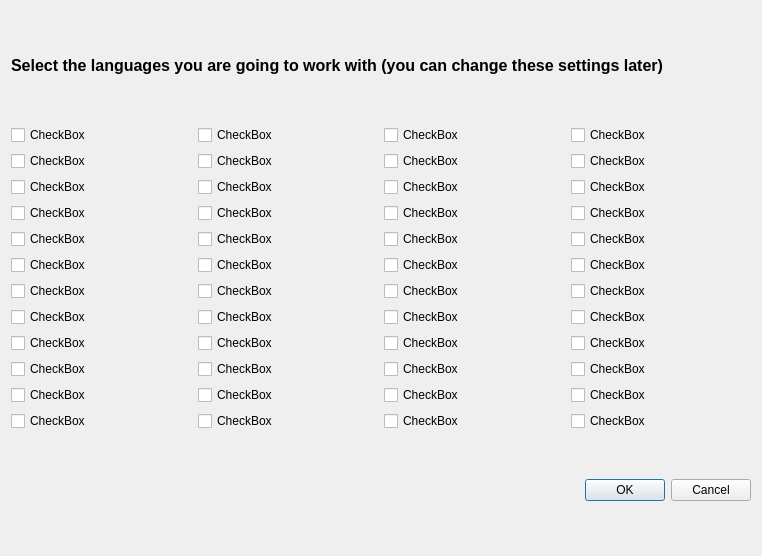
<?xml version="1.0" encoding="UTF-8"?>
<ui version="4.0">
 <class>LangSelectDialog</class>
 <widget class="QDialog" name="LangSelectDialog">
  <property name="geometry">
   <rect>
    <x>0</x>
    <y>0</y>
    <width>762</width>
    <height>556</height>
   </rect>
  </property>
  <property name="windowTitle">
   <string>YAGF Languages Setup</string>
  </property>
  <property name="windowOpacity">
   <double>0.900000000000000</double>
  </property>
  <property name="styleSheet">
   <string notr="true">background-image: url(:/images/earth.png);</string>
  </property>
  <layout class="QVBoxLayout" name="verticalLayout">
   <item>
    <widget class="QLabel" name="label">
     <property name="maximumSize">
      <size>
       <width>800</width>
       <height>24</height>
      </size>
     </property>
     <property name="font">
      <font>
       <pointsize>12</pointsize>
       <weight>75</weight>
       <bold>true</bold>
      </font>
     </property>
     <property name="text">
      <string>Select the languages you are going to work with (you can change these settings later)</string>
     </property>
    </widget>
   </item>
   <item>
    <layout class="QGridLayout" name="gridLayout">
     <item row="2" column="0">
      <widget class="QCheckBox" name="checkBox">
       <property name="maximumSize">
        <size>
         <width>200</width>
         <height>16777215</height>
        </size>
       </property>
       <property name="autoFillBackground">
        <bool>false</bool>
       </property>
       <property name="text">
        <string>CheckBox</string>
       </property>
      </widget>
     </item>
     <item row="5" column="0">
      <widget class="QCheckBox" name="checkBox_4">
       <property name="text">
        <string>CheckBox</string>
       </property>
      </widget>
     </item>
     <item row="6" column="0">
      <widget class="QCheckBox" name="checkBox_5">
       <property name="text">
        <string>CheckBox</string>
       </property>
      </widget>
     </item>
     <item row="8" column="0">
      <widget class="QCheckBox" name="checkBox_7">
       <property name="text">
        <string>CheckBox</string>
       </property>
      </widget>
     </item>
     <item row="11" column="0">
      <widget class="QCheckBox" name="checkBox_10">
       <property name="text">
        <string>CheckBox</string>
       </property>
      </widget>
     </item>
     <item row="12" column="0">
      <widget class="QCheckBox" name="checkBox_11">
       <property name="text">
        <string>CheckBox</string>
       </property>
      </widget>
     </item>
     <item row="9" column="0">
      <widget class="QCheckBox" name="checkBox_8">
       <property name="text">
        <string>CheckBox</string>
       </property>
      </widget>
     </item>
     <item row="10" column="0">
      <widget class="QCheckBox" name="checkBox_9">
       <property name="text">
        <string>CheckBox</string>
       </property>
      </widget>
     </item>
     <item row="13" column="0">
      <widget class="QCheckBox" name="checkBox_12">
       <property name="maximumSize">
        <size>
         <width>200</width>
         <height>16777215</height>
        </size>
       </property>
       <property name="text">
        <string>CheckBox</string>
       </property>
      </widget>
     </item>
     <item row="7" column="0">
      <widget class="QCheckBox" name="checkBox_6">
       <property name="text">
        <string>CheckBox</string>
       </property>
      </widget>
     </item>
     <item row="4" column="0">
      <widget class="QCheckBox" name="checkBox_3">
       <property name="text">
        <string>CheckBox</string>
       </property>
      </widget>
     </item>
     <item row="3" column="0">
      <widget class="QCheckBox" name="checkBox_2">
       <property name="text">
        <string>CheckBox</string>
       </property>
      </widget>
     </item>
     <item row="3" column="1">
      <widget class="QCheckBox" name="checkBox_14">
       <property name="text">
        <string>CheckBox</string>
       </property>
      </widget>
     </item>
     <item row="12" column="1">
      <widget class="QCheckBox" name="checkBox_23">
       <property name="maximumSize">
        <size>
         <width>200</width>
         <height>16777215</height>
        </size>
       </property>
       <property name="text">
        <string>CheckBox</string>
       </property>
      </widget>
     </item>
     <item row="4" column="1">
      <widget class="QCheckBox" name="checkBox_15">
       <property name="text">
        <string>CheckBox</string>
       </property>
      </widget>
     </item>
     <item row="5" column="1">
      <widget class="QCheckBox" name="checkBox_16">
       <property name="text">
        <string>CheckBox</string>
       </property>
      </widget>
     </item>
     <item row="6" column="1">
      <widget class="QCheckBox" name="checkBox_17">
       <property name="text">
        <string>CheckBox</string>
       </property>
      </widget>
     </item>
     <item row="9" column="1">
      <widget class="QCheckBox" name="checkBox_20">
       <property name="text">
        <string>CheckBox</string>
       </property>
      </widget>
     </item>
     <item row="11" column="1">
      <widget class="QCheckBox" name="checkBox_22">
       <property name="text">
        <string>CheckBox</string>
       </property>
      </widget>
     </item>
     <item row="10" column="1">
      <widget class="QCheckBox" name="checkBox_21">
       <property name="text">
        <string>CheckBox</string>
       </property>
      </widget>
     </item>
     <item row="7" column="1">
      <widget class="QCheckBox" name="checkBox_18">
       <property name="text">
        <string>CheckBox</string>
       </property>
      </widget>
     </item>
     <item row="13" column="1">
      <widget class="QCheckBox" name="checkBox_24">
       <property name="text">
        <string>CheckBox</string>
       </property>
      </widget>
     </item>
     <item row="8" column="1">
      <widget class="QCheckBox" name="checkBox_19">
       <property name="text">
        <string>CheckBox</string>
       </property>
      </widget>
     </item>
     <item row="2" column="1">
      <widget class="QCheckBox" name="checkBox_13">
       <property name="text">
        <string>CheckBox</string>
       </property>
      </widget>
     </item>
     <item row="2" column="2">
      <widget class="QCheckBox" name="checkBox_25">
       <property name="maximumSize">
        <size>
         <width>200</width>
         <height>16777215</height>
        </size>
       </property>
       <property name="text">
        <string>CheckBox</string>
       </property>
      </widget>
     </item>
     <item row="3" column="2">
      <widget class="QCheckBox" name="checkBox_26">
       <property name="maximumSize">
        <size>
         <width>200</width>
         <height>16777215</height>
        </size>
       </property>
       <property name="text">
        <string>CheckBox</string>
       </property>
      </widget>
     </item>
     <item row="4" column="2">
      <widget class="QCheckBox" name="checkBox_27">
       <property name="maximumSize">
        <size>
         <width>200</width>
         <height>16777215</height>
        </size>
       </property>
       <property name="text">
        <string>CheckBox</string>
       </property>
      </widget>
     </item>
     <item row="5" column="2">
      <widget class="QCheckBox" name="checkBox_28">
       <property name="maximumSize">
        <size>
         <width>200</width>
         <height>16777215</height>
        </size>
       </property>
       <property name="text">
        <string>CheckBox</string>
       </property>
      </widget>
     </item>
     <item row="6" column="2">
      <widget class="QCheckBox" name="checkBox_29">
       <property name="text">
        <string>CheckBox</string>
       </property>
      </widget>
     </item>
     <item row="7" column="2">
      <widget class="QCheckBox" name="checkBox_30">
       <property name="text">
        <string>CheckBox</string>
       </property>
      </widget>
     </item>
     <item row="8" column="2">
      <widget class="QCheckBox" name="checkBox_31">
       <property name="text">
        <string>CheckBox</string>
       </property>
      </widget>
     </item>
     <item row="9" column="2">
      <widget class="QCheckBox" name="checkBox_32">
       <property name="text">
        <string>CheckBox</string>
       </property>
      </widget>
     </item>
     <item row="10" column="2">
      <widget class="QCheckBox" name="checkBox_33">
       <property name="text">
        <string>CheckBox</string>
       </property>
      </widget>
     </item>
     <item row="11" column="2">
      <widget class="QCheckBox" name="checkBox_34">
       <property name="text">
        <string>CheckBox</string>
       </property>
      </widget>
     </item>
     <item row="12" column="2">
      <widget class="QCheckBox" name="checkBox_35">
       <property name="text">
        <string>CheckBox</string>
       </property>
      </widget>
     </item>
     <item row="13" column="2">
      <widget class="QCheckBox" name="checkBox_36">
       <property name="text">
        <string>CheckBox</string>
       </property>
      </widget>
     </item>
     <item row="2" column="3">
      <widget class="QCheckBox" name="checkBox_37">
       <property name="maximumSize">
        <size>
         <width>200</width>
         <height>16777215</height>
        </size>
       </property>
       <property name="text">
        <string>CheckBox</string>
       </property>
      </widget>
     </item>
     <item row="3" column="3">
      <widget class="QCheckBox" name="checkBox_38">
       <property name="text">
        <string>CheckBox</string>
       </property>
      </widget>
     </item>
     <item row="4" column="3">
      <widget class="QCheckBox" name="checkBox_39">
       <property name="text">
        <string>CheckBox</string>
       </property>
      </widget>
     </item>
     <item row="5" column="3">
      <widget class="QCheckBox" name="checkBox_40">
       <property name="text">
        <string>CheckBox</string>
       </property>
      </widget>
     </item>
     <item row="6" column="3">
      <widget class="QCheckBox" name="checkBox_41">
       <property name="text">
        <string>CheckBox</string>
       </property>
      </widget>
     </item>
     <item row="7" column="3">
      <widget class="QCheckBox" name="checkBox_42">
       <property name="text">
        <string>CheckBox</string>
       </property>
      </widget>
     </item>
     <item row="8" column="3">
      <widget class="QCheckBox" name="checkBox_43">
       <property name="text">
        <string>CheckBox</string>
       </property>
      </widget>
     </item>
     <item row="9" column="3">
      <widget class="QCheckBox" name="checkBox_44">
       <property name="text">
        <string>CheckBox</string>
       </property>
      </widget>
     </item>
     <item row="10" column="3">
      <widget class="QCheckBox" name="checkBox_45">
       <property name="text">
        <string>CheckBox</string>
       </property>
      </widget>
     </item>
     <item row="11" column="3">
      <widget class="QCheckBox" name="checkBox_46">
       <property name="text">
        <string>CheckBox</string>
       </property>
      </widget>
     </item>
     <item row="12" column="3">
      <widget class="QCheckBox" name="checkBox_47">
       <property name="text">
        <string>CheckBox</string>
       </property>
      </widget>
     </item>
     <item row="13" column="3">
      <widget class="QCheckBox" name="checkBox_48">
       <property name="text">
        <string>CheckBox</string>
       </property>
      </widget>
     </item>
    </layout>
   </item>
   <item>
    <widget class="QDialogButtonBox" name="buttonBox">
     <property name="orientation">
      <enum>Qt::Horizontal</enum>
     </property>
     <property name="standardButtons">
      <set>QDialogButtonBox::Cancel|QDialogButtonBox::Ok</set>
     </property>
    </widget>
   </item>
  </layout>
 </widget>
 <resources/>
 <connections>
  <connection>
   <sender>buttonBox</sender>
   <signal>accepted()</signal>
   <receiver>LangSelectDialog</receiver>
   <slot>accept()</slot>
   <hints>
    <hint type="sourcelabel">
     <x>248</x>
     <y>254</y>
    </hint>
    <hint type="destinationlabel">
     <x>157</x>
     <y>274</y>
    </hint>
   </hints>
  </connection>
  <connection>
   <sender>buttonBox</sender>
   <signal>rejected()</signal>
   <receiver>LangSelectDialog</receiver>
   <slot>reject()</slot>
   <hints>
    <hint type="sourcelabel">
     <x>316</x>
     <y>260</y>
    </hint>
    <hint type="destinationlabel">
     <x>286</x>
     <y>274</y>
    </hint>
   </hints>
  </connection>
 </connections>
</ui>
